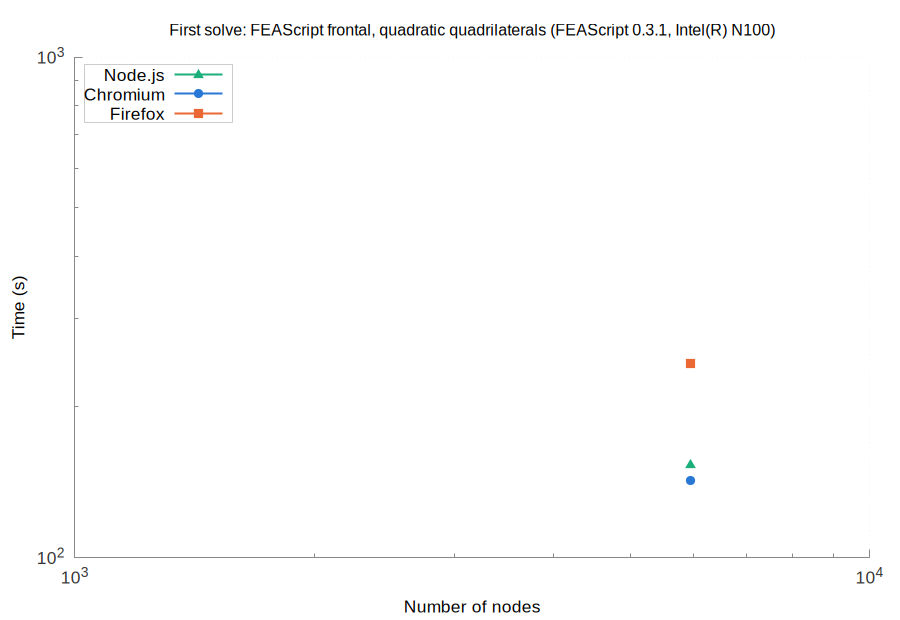

This figure's gnuplot source:
set terminal pngcairo size 900,620 font 'Arial,13'
set border 3 lc rgb '#888888'; set tics nomirror tc rgb '#333333'
set grid lc rgb '#e6e6e6' lw 1; set key top left box lc rgb '#cccccc' opaque
set logscale xy; set format y '10^{%L}'; set format x '10^{%L}'
set output 'browsers_FEAScript_frontal_quadratic_quadrilaterals_first.png'
set title 'First solve: FEAScript frontal, quadratic quadrilaterals (FEAScript 0.3.1, Intel(R) N100)' font 'Arial,12'
set xlabel 'Number of nodes'
set ylabel 'Time (s)'
plot 'browsers_FEAScript_frontal_quadratic_quadrilaterals_first_node.dat' u 1:2 w lp lw 2 pt 9 ps 1.2 lc rgb '#1baf7a' t 'Node.js', \
     'browsers_FEAScript_frontal_quadratic_quadrilaterals_first_chromium.dat' u 1:2 w lp lw 2 pt 7 ps 1.2 lc rgb '#2a78d6' t 'Chromium', \
     'browsers_FEAScript_frontal_quadratic_quadrilaterals_first_firefox.dat' u 1:2 w lp lw 2 pt 5 ps 1.2 lc rgb '#eb6834' t 'Firefox'
